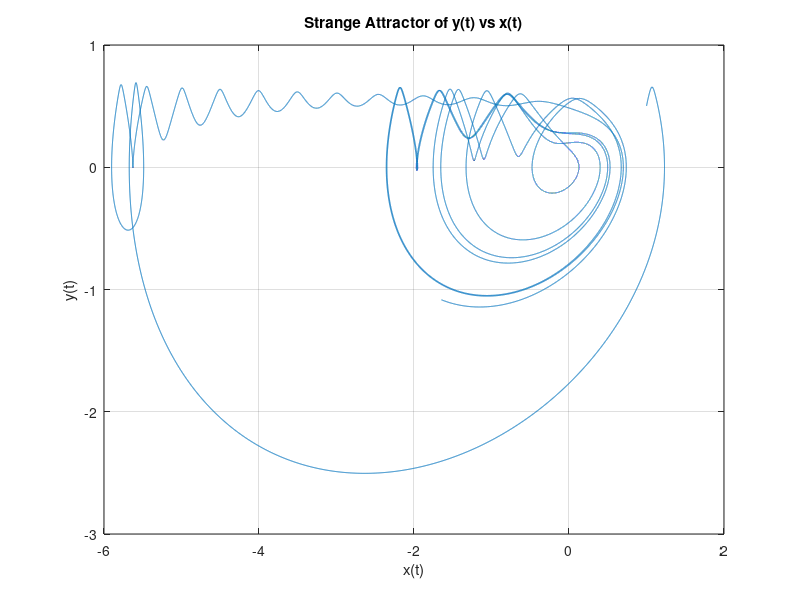

Write the MATLAB code that produced this figure.
close all;
t_max = 100;
delta_t = 0.001;
x0 = 1;
y0 = 0.5;
z0 = 0.3;
sigma = 10;
rho = 28;
beta = 8/3;

time_steps = 0:delta_t:t_max;

%ode solver, producing x,y,z values for the system

x = x0;
y = y0;
z = z0;

%Lorenz system of equations

lorenz_func = @(x, y, z)[y;
                        z;
                        -z-x-1e-9*(exp(y/0.026)-1)];



num_steps = length(time_steps);
    x_plot = zeros(num_steps, 1);
    y_plot = zeros(num_steps, 1);
    z_plot = zeros(num_steps, 1);


%RK4_sol = zeros(num_steps, 3);
%RK4_sol(1, :) =[x, y , z];

for i = 1:num_steps
    t = i + delta_t;

    %step 1
    k1 = lorenz_func(x, y, z);

    %step 2
    k2 = lorenz_func(x+k1(1)*delta_t*0.5, y+k1(2)*delta_t*0.5, z+k1(3)*delta_t*0.5);

    %step 3
    k3 = lorenz_func(x+k2(1)*delta_t*0.5, y+k2(2)*delta_t*0.5, 3+k1(3)*delta_t*0.5);

    %step 4
    k4 = lorenz_func(x+k3(1)*delta_t, y+k3(2)*delta_t, 3+k3(3)*delta_t);

    x = x + (delta_t/6) * (k1(1) + 2*k2(1) + 2*k3(1) + k4(1));
    y = y + (delta_t/6) * (k1(2) + 2*k2(2) + 2*k3(2) + k4(2));
    z = z + (delta_t/6) * (k1(3) + 2*k2(3) + 2*k3(3) + k4(3));
    
    x_plot(i, 1) = x;
    y_plot(i, 1) = y;
    z_plot(i, 1) = z;
end

figure;
plot(x_plot, y_plot);
title('Strange Attractor of y(t) vs x(t)');
xlabel('x(t)');
ylabel('y(t)');
grid on;

